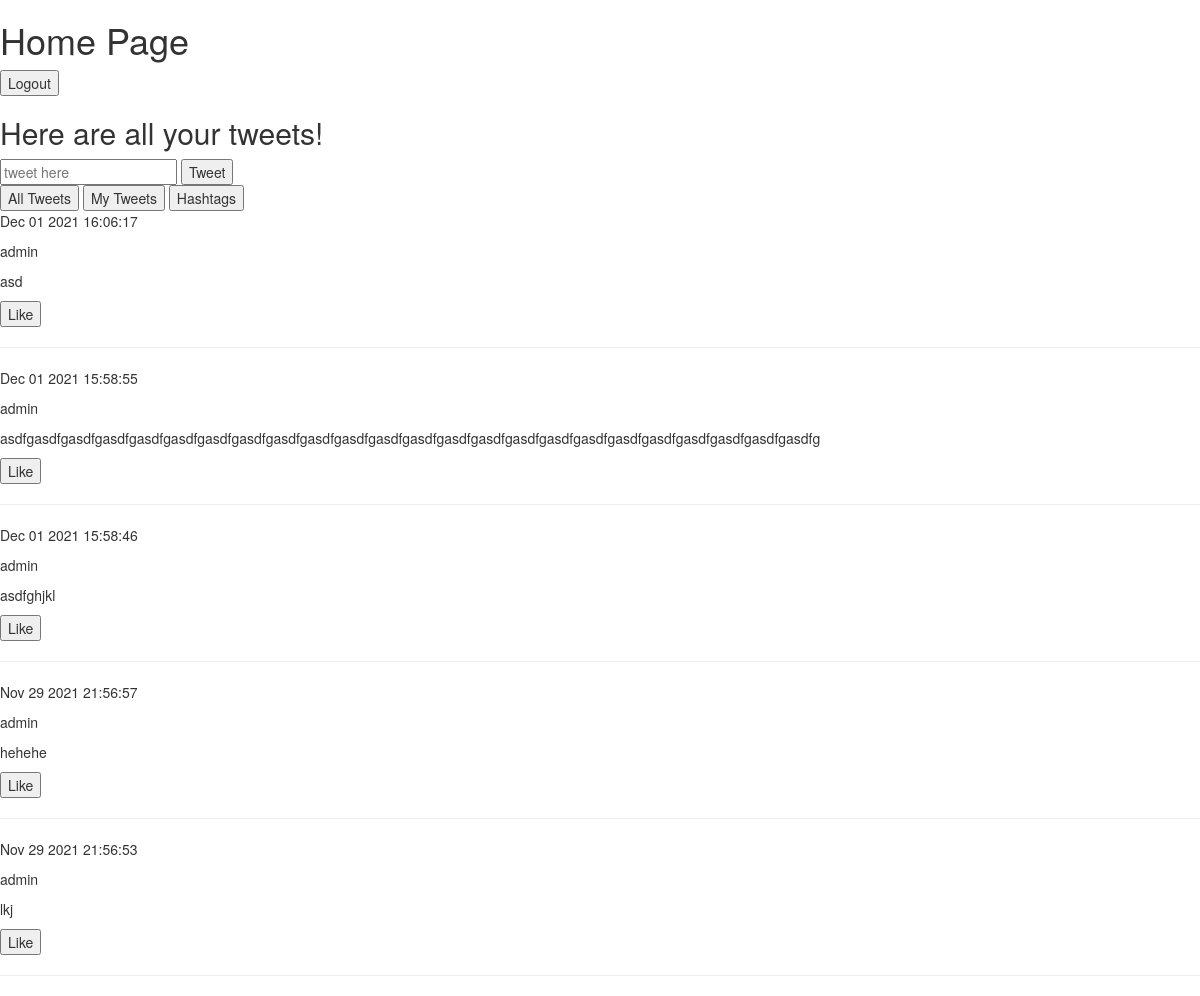
Before: /core/ (signed in) with the older database file.
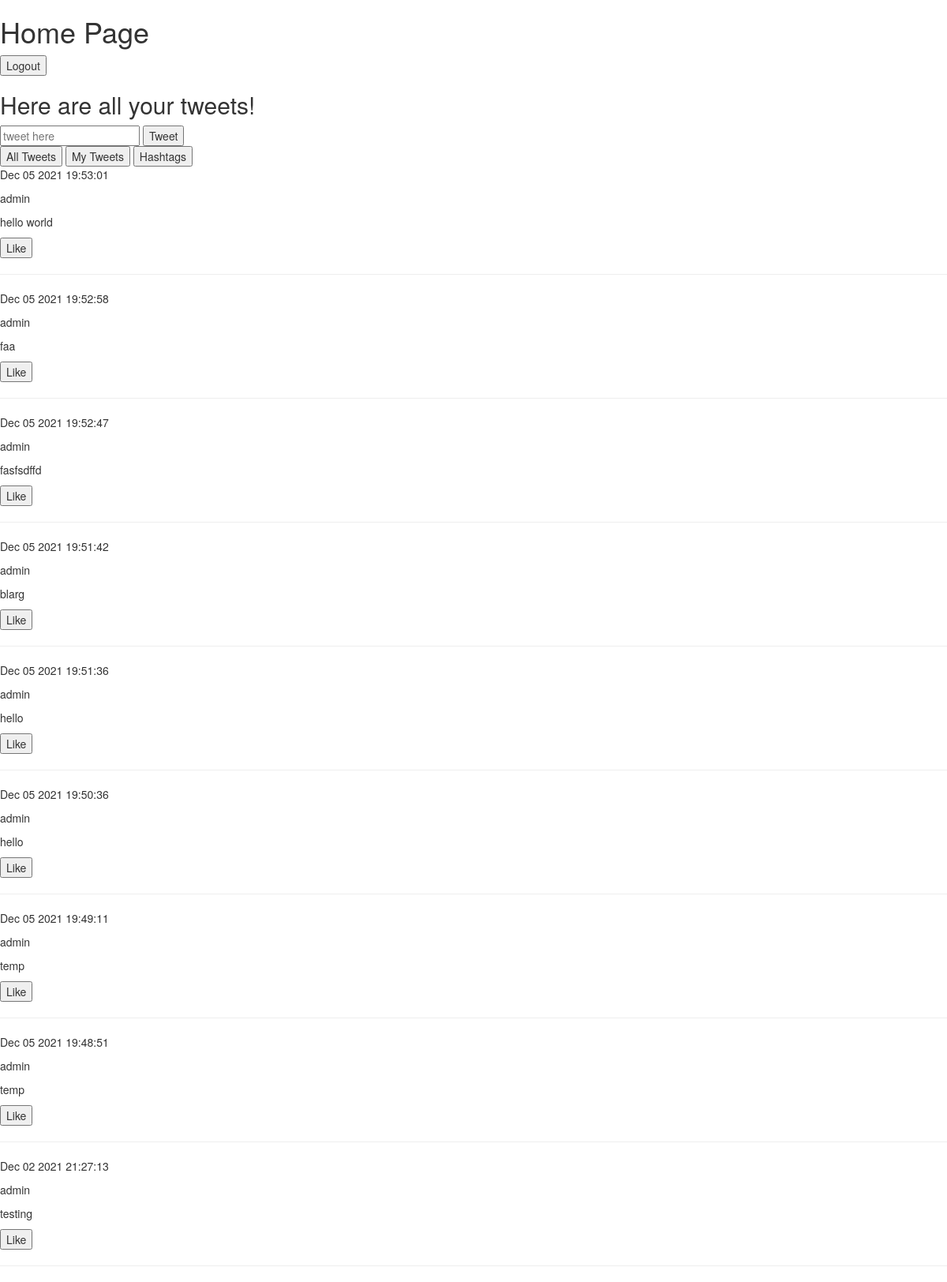
After: the same page with the newer database file.
### core/models.py (models this page shows, shortened)
class Tweet(models.Model):
    created_at = models.DateTimeField(auto_now_add=True)
    author = models.ForeignKey(
        User, related_name="User", on_delete=models.CASCADE, null=True
    )
    body = models.CharField(max_length=280, blank=False)
    liked_by = models.ManyToManyField(User, through="Like")
    def get_datetime(self):
        return self.created_at.strftime("%b %d %Y %H:%M:%S")

### core/views.py (the view, shortened to what this page needs)
# urls.py: path("", home, name="home"),
def home(request):
    if request.user.is_authenticated:
        tweets = Tweet.objects.all().order_by("-created_at")
        context = {
            "title": "Home",
            "tweets": tweets
            if (request.GET.get("filter") == "all")
            else tweets.filter(author=request.user),
        }
        return render(request, "core/home.html", context)
    return redirect(reverse("login"))

### core/templates/core/home.html (shortened to what this page needs)
{% extends "base.html" %}
{% block content %}
<h1>Home Page</h1>
<form method="GET" action="/core/logout">
    <input type="submit" value="Logout">
</form>
<h2>Here are all your tweets!</h2>
<form method="POST" action="/core/">
    <input type="text" name="body" required placeholder="tweet here" minlength="1" maxlength="280">
    <button type="submit">Tweet</button>
</form>
<form method="GET" action="/core">
    <button type="submit" name="filter" value="all">All Tweets</button>
    <button type="submit" name="filter" value="user">My Tweets</button>
    <button type="submit" formaction="/core/hashtag">Hashtags</button>
</form>
{% for tweet in tweets %}
    <p>{{ tweet.get_datetime }}</p>
    <p>{{ tweet.author }}</p>
    <p>{{ tweet.body }}</p>
    <form method="POST">
        <button type="submit" name="like" value="{{ tweet.id }}">Like</button>
    </form>
    <hr>
{% endfor %}
{% endblock %}

Changed rows visible on the page:
removed Tweet: get_datetime "Dec 01 2021 16:06:17", author "admin", body "asd", {{ tweet.id }} 13 (drawn)
removed Tweet: get_datetime "Dec 01 2021 15:58:55", author "admin", body "asdfgasdfgasdfgasdfgasdfgasdfgasdfgasdfgasdfgasdfgasdfgasdfgasdfgasdfgasdfgasdfgasdfgasdfgasdfgasdfgasdfgasdfgasdfgasdfg", {{ tweet.id }} 12 (drawn)
removed Tweet: get_datetime "Dec 01 2021 15:58:46", author "admin", body "asdfghjkl", {{ tweet.id }} 11 (drawn)
removed Tweet: get_datetime "Nov 29 2021 21:56:57", author "admin", body "hehehe", {{ tweet.id }} 10 (drawn)
removed Tweet: get_datetime "Nov 29 2021 21:56:53", author "admin", body "lkj", {{ tweet.id }} 9 (drawn)
added Tweet: get_datetime "Dec 05 2021 19:53:01", author "admin", body "hello world", {{ tweet.id }} 42 (drawn)
added Tweet: get_datetime "Dec 05 2021 19:52:58", author "admin", body "faa", {{ tweet.id }} 41 (drawn)
added Tweet: get_datetime "Dec 05 2021 19:52:47", author "admin", body "fasfsdffd", {{ tweet.id }} 40 (drawn)
added Tweet: get_datetime "Dec 05 2021 19:51:42", author "admin", body "blarg", {{ tweet.id }} 39 (drawn)
added Tweet: get_datetime "Dec 05 2021 19:51:36", author "admin", body "hello", {{ tweet.id }} 38 (drawn)
added Tweet: get_datetime "Dec 05 2021 19:50:36", author "admin", body "hello", {{ tweet.id }} 37 (drawn)
added Tweet: get_datetime "Dec 05 2021 19:49:11", author "admin", body "temp", {{ tweet.id }} 36 (drawn)
added Tweet: get_datetime "Dec 05 2021 19:48:51", author "admin", body "temp", {{ tweet.id }} 35 (drawn)
added Tweet: get_datetime "Dec 02 2021 21:27:13", author "admin", body "testing", {{ tweet.id }} 33 (drawn)
